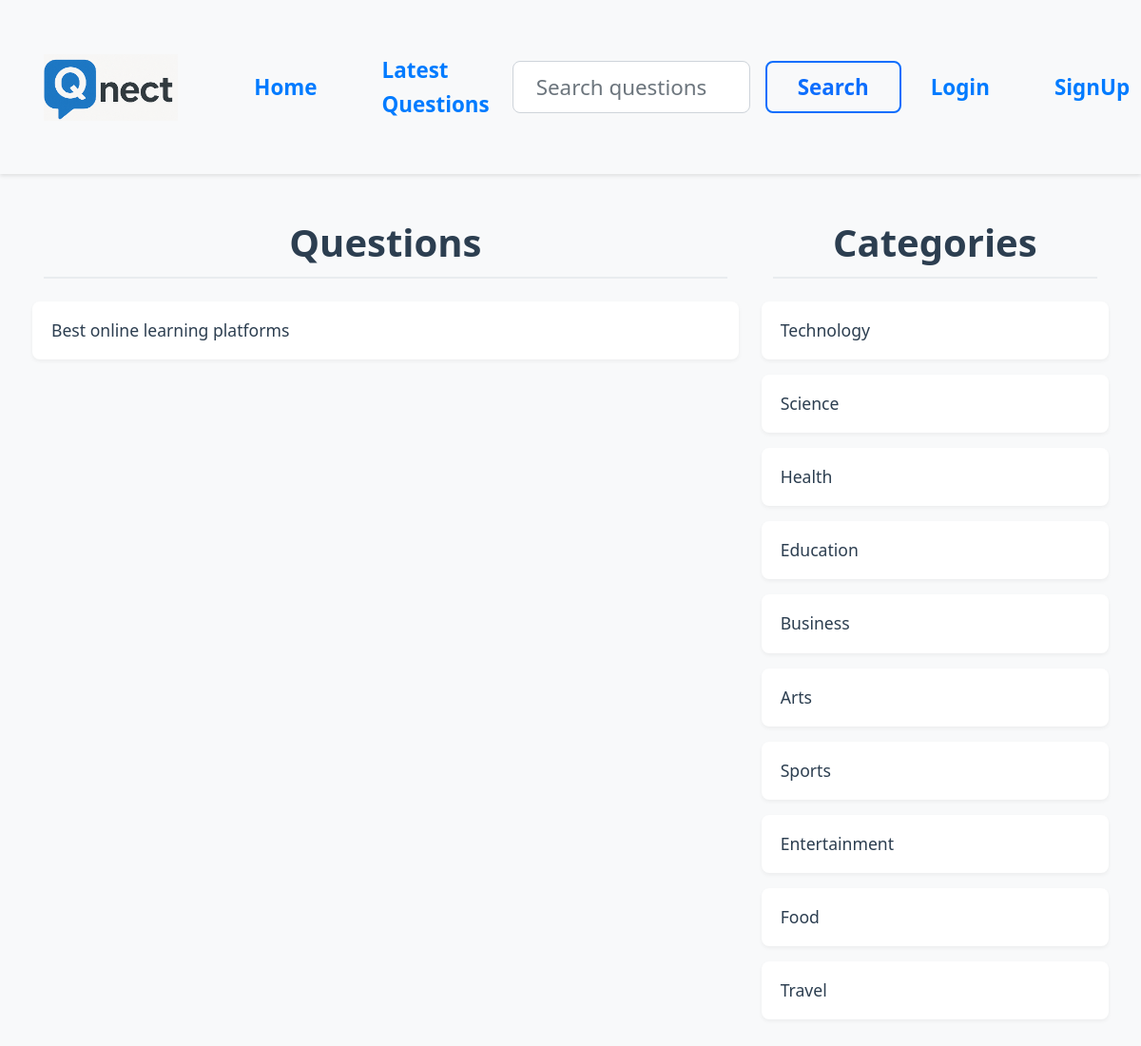
Screenshot of /?c-id=4 with the database file from the repository.
### tables this page shows
CREATE TABLE IF NOT EXISTS `questions` (
  `id` int(11) NOT NULL AUTO_INCREMENT,
  `title` varchar(255) NOT NULL,
  `description` text NOT NULL,
  `category_id` int(11) NOT NULL,
  `user_id` int(11) NOT NULL,
  PRIMARY KEY (`id`),
  KEY `category_id` (`category_id`),
  KEY `user_id` (`user_id`),
  CONSTRAINT `questions_ibfk_1` FOREIGN KEY (`category_id`) REFERENCES `category` (`id`) ON DELETE CASCADE,
  CONSTRAINT `questions_ibfk_2` FOREIGN KEY (`user_id`) REFERENCES `users` (`id`) ON DELETE CASCADE
);

CREATE TABLE IF NOT EXISTS `category` (
  `id` int(11) NOT NULL AUTO_INCREMENT,
  `name` varchar(255) NOT NULL,
  PRIMARY KEY (`id`)
);

### client/categorylist.php (the view)
<div>
    <h1 class="heading">Categories</h1>
    <?php
    include('./common/db.php');
    $query="select * from category";
$result = $conn->query($query);
foreach($result as $row){
    $name=  ucfirst($row['name']);
    $id= $row['id'];
    echo "<div class='row question-list'>
    <h4><a href='?c-id=$id'>$name</a></h4>
    </div>";
}
    ?>
</div>

### client/questions.php (shortened to what this page needs)
<div class="container">
    <div class="row">
        <div class="col-8">
            <h1 class="heading">Questions</h1>
            <?php
            include("./common/db.php");
            $uid = isset($_SESSION['user']['user_id']) ? $_SESSION['user']['user_id'] : null;
            $cid = isset($_GET["c-id"]) ? $_GET["c-id"] : null;
            $search = isset($_GET["search"]) ? $_GET["search"] : null;
            if (isset($_GET["c-id"])) {
                $query = "select * from questions where category_id=$cid";
            } else if (isset($_GET["u-id"])) {
                $query = "select * from questions where user_id=$uid";
            } else if (isset($_GET["latest"])) {
                $query = "select * from questions order by id desc";
            } else if (isset($_GET["search"])) {
                $query = "select * from questions where `title` LIKE '%$search%' ";
            } else {
                $query = "select * from questions";
            }
            $result = $conn->query($query);
            foreach ($result as $row) {
                $title = $row['title'];
                $id = $row['id'];
                echo "<div class='row question-list'>
    <h4 class='my-question'><a href='?q-id=$id'>$title</a>";
                echo "</h4></div>";
            }
            ?>
        </div>
        <div class="col-4">
            <?php include('categorylist.php'); ?>
        </div>
    </div>
</div>

### public/style.css (style rules this page uses)
body { background-color: #f8f9fa; font-family: 'Segoe UI', Tahoma, Geneva, Verdana, sans-serif; line-height: 1.6; }
.heading { text-align: center; color: #2c3e50; margin-bottom: 1.5rem; font-weight: 600; padding-bottom: 0.75rem; border-bottom: 2px solid #e9ecef; }
.question-list { background-color: white; border-radius: 0.5rem; padding: 1.25rem; margin-bottom: 1rem; box-shadow: 0 2px 4px rgba(0,0,0,0.05); transition: transform 0.2s ease; }
.question-list h4 { margin: 0; padding: 0; display: flex; justify-content: space-between; align-items: center; }
.question-list a { font-size: 1.1rem; text-decoration: none; color: #2c3e50 !important; font-weight: 500; transition: color 0.3s ease; }
.container { padding: 1.5rem 1rem; }
.col-8 { padding-right: 1.5rem; }
.col-4 { padding-left: 1.5rem; }
a { color: #007bff !important; text-decoration: none; transition: color 0.3s ease; }
.my-question { display: flex; justify-content: space-between; align-items: center; gap: 1rem; }

### rows the page displays
questions: title "Best online learning platforms"
category: name "Technology"
category: name "Science"
category: name "Health"
category: name "Education"
category: name "Business"
category: name "Arts"
category: name "Sports"
category: name "Entertainment"
category: name "Food"
category: name "Travel"
